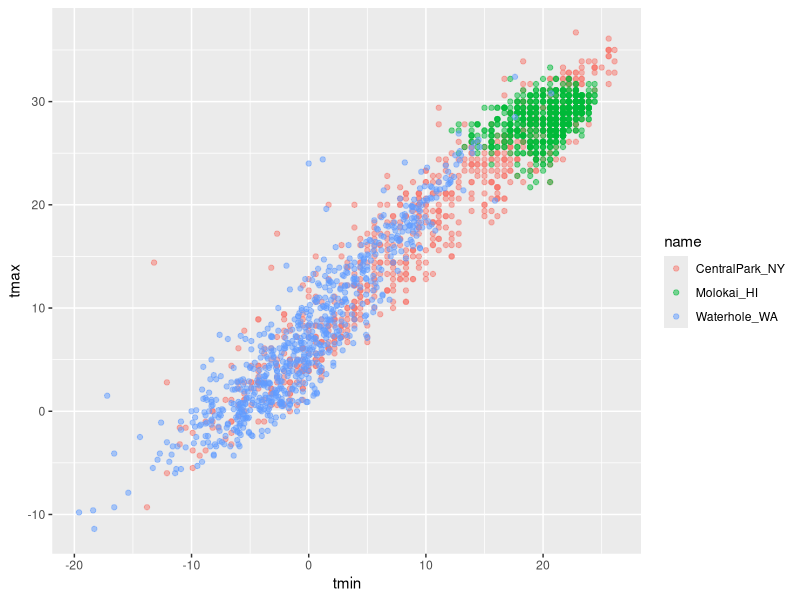
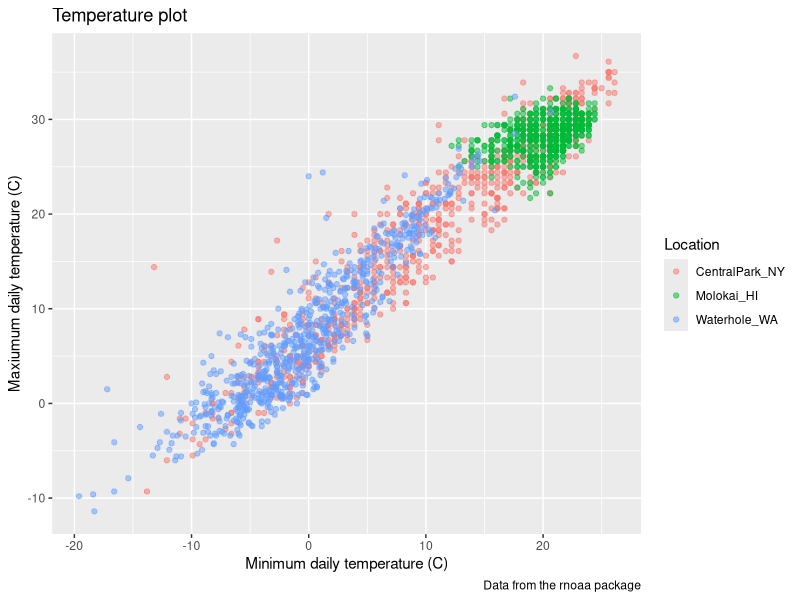

Write the R code that produced these figures, in order.
## ---- chunk 1
library(tidyverse)
library(patchwork)
## ---- chunk 2
weather_df = read_csv("data/weather_df.csv")

weather_df
## ---- chunk 3
weather_df %>%
  ggplot(aes(x = tmin, y = tmax, color = name)) +
  geom_point(alpha = .5)
## ---- chunk 4
weather_df %>%
  ggplot(aes(x = tmin, y = tmax, color = name)) +
  geom_point(alpha = .5) +
  labs(
    title = "Temperature plot",
    x = "Minimum daily temperature (C)",
    y = "Maxiumum daily temperature (C)",
    color = "Location", #图例的名称
    caption = "Data from the rnoaa package"
  )
